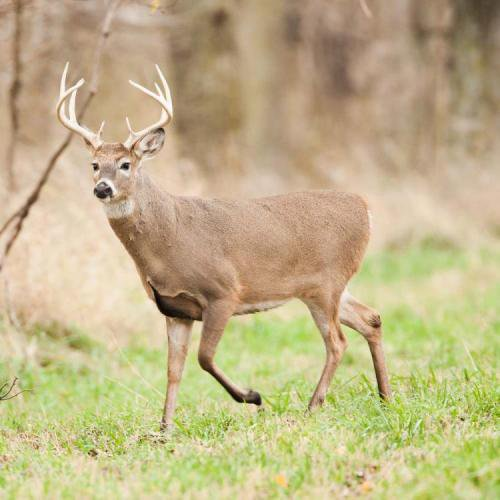
#> input picture Blurring/img/deer.jpg, 500 x 500 px
$ python main.py
#> lines starting #> are read from the running program, lines starting #| are printed output that depends on the picture
import os
import cv2


img = cv2.imread(os.path.join('.','img','deer.jpg'))
#> img is the input picture: shape (500, 500, 3); mean B, G, R 136.2, 178.9, 192.6


k_size = 7


blur_img= cv2.blur(img, (k_size, k_size))
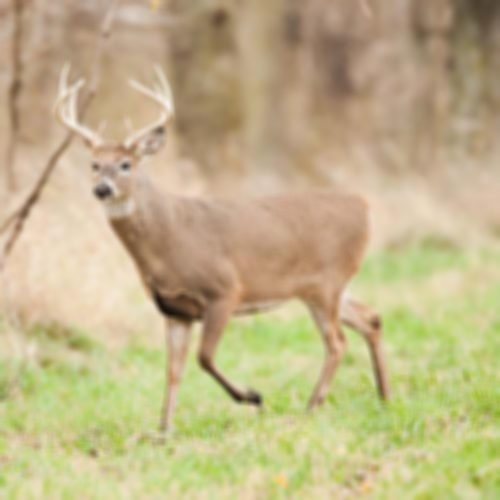
#> blur_img: shape (500, 500, 3); mean B, G, R 136.2, 178.9, 192.6
Gaussian_blur_img= cv2.GaussianBlur(img, (k_size, k_size), 0)
median_blur_img= cv2.medianBlur(img,k_size)


# Display the blurred image
cv2.imshow('Gaussian Blur Image', Gaussian_blur_img)
cv2.imshow('median Blur Image', median_blur_img)
cv2.imshow('Blurred Image', blur_img)
cv2.imshow('Original Image', img)
cv2.waitKey(0)

$ run again, with Blurring/img/Dog.jpg copied over Blurring/img/deer.jpg
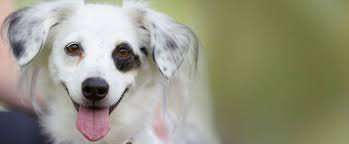
#> input picture Blurring/img/Dog.jpg, 349 x 144 px
#> img is the input picture: shape (144, 349, 3); mean B, G, R 129.8, 150, 150.2
#> `blur_img= cv2.blur(img, (k_size, k_size))`:
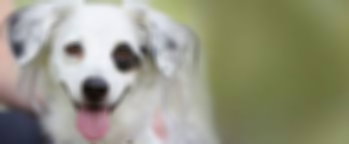
#> blur_img: shape (144, 349, 3); mean B, G, R 129.8, 150.1, 150.2

$ run again, with Blurring/img/cat.jpg copied over Blurring/img/deer.jpg
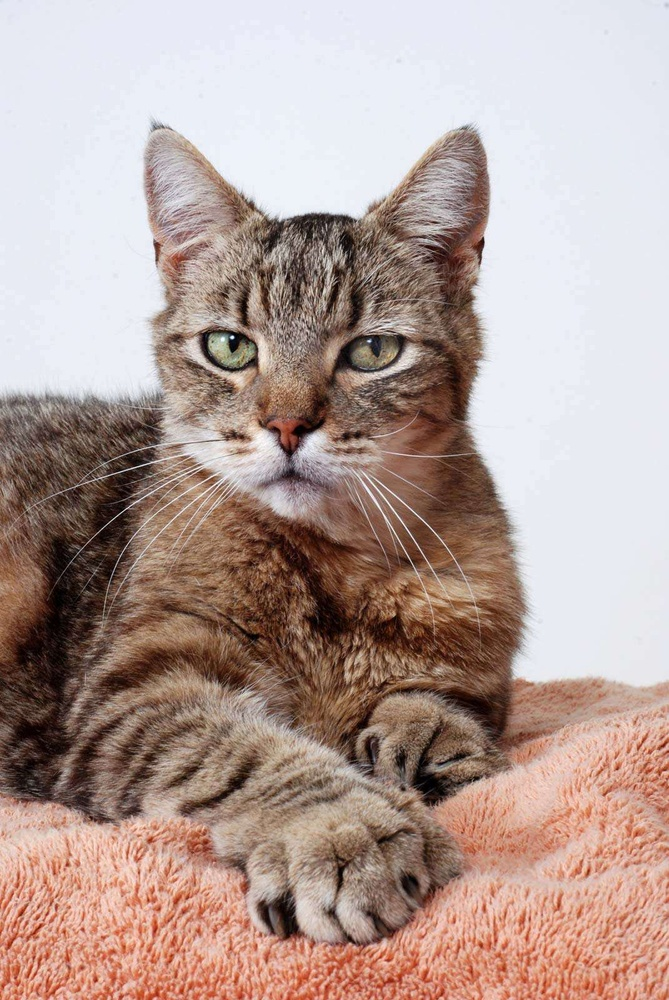
#> input picture Blurring/img/cat.jpg, 669 x 1000 px, shrunk from 1071 x 1600 before the run
#> img is the input picture: shape (1000, 669, 3); mean B, G, R 152.1, 158.9, 180.2
#> `blur_img= cv2.blur(img, (k_size, k_size))`:
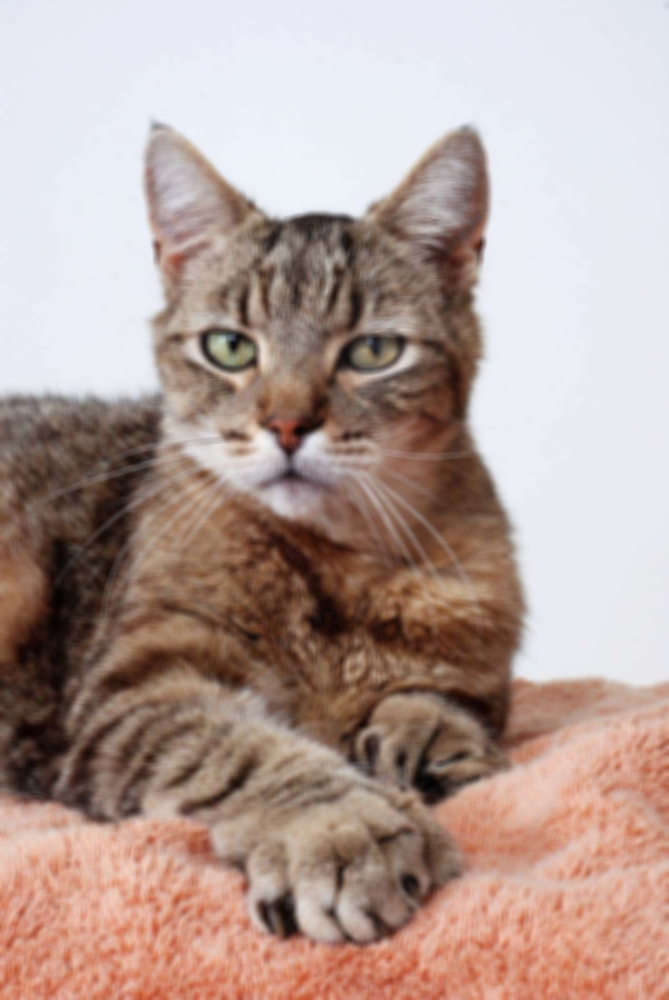
#> blur_img: shape (1000, 669, 3); mean B, G, R 152.1, 158.9, 180.2
